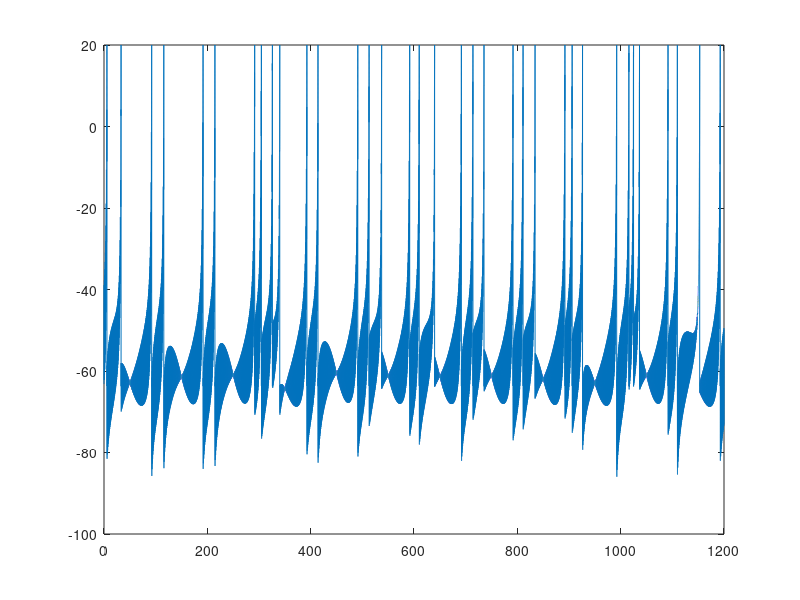

The MATLAB source for this figure:
% $$C\frac{dV}{dt}=a(V-V_{rest})(V-V_c)+I$$
% Input defined at Line 29

clear; %clear all variables
% close all; %close all open figures
%DEFINE PARAMETERS
dt = 1/1000; %time step [ms]
t_end = 1200; %total time of run [ms]
t_StimStart = 100; %time to start injecting current [ms]
t_StimEnd = 1000; %time to end injecting current [ms]
C = 1;  %uF/cm2
g_L = 0.1;  %mS/cm2
V_L = -65;  %mV
Vpeak = 20;  %mV
V_reset = -63.8;   %mV
V_spike = Vpeak;   %mv
V_rest = -63.2; %mV
V_c = -56.6;    %mV
a = 0.0144; %mS/(mV*cm2)
%DEFINE INITIAL VALUES AND VECTORS TO HOLD RESULTS
t_vect = 0:dt:t_end; %will hold vector of times
V_vect = zeros(1,length(t_vect)); %initialize the voltage vector
V_plot_vect = zeros(1,length(t_vect)); %pretty version of V_vect to be plotted, that displays a spike whenever voltage reaches threshold
i = 1; % index denoting which element of V is being assigned
V_vect(i)= V_rest; %first element of V, i.e. value of V at t=0
V_plot_vect(i) = V_vect(i); %if no spike, then just plot the actual voltage V

for i = 2:length(t_vect)
    I = 75*sin(2*pi*2000*t_vect(i)/1000)+75*sin(2*pi*2010*t_vect(i)/1000); % Input set here
%     I=1;
    V_vect(i) = V_vect(i-1) + dt*(a*(V_vect(i-1) - V_rest)*(V_vect(i-1) - V_c) + I)/C;
    if V_vect(i)>=Vpeak
        V_vect(i) = V_reset;
        V_plot_vect(i) = V_spike;
    else
        V_plot_vect(i) = V_vect(i);
    end
end

figure,plot(t_vect, V_plot_vect);